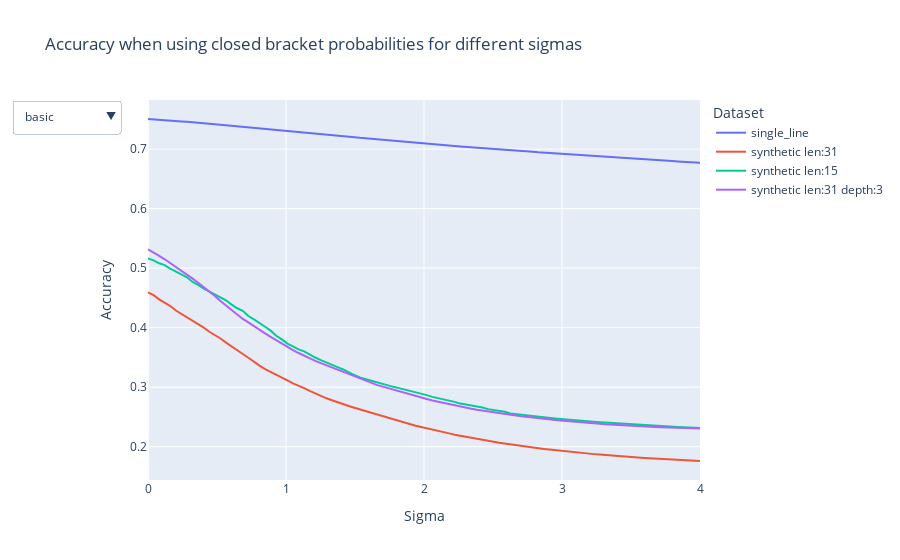

Notebook code cell kept with this figure:
### Code cell
traces = []
buttons = []

for j, dag_name in enumerate(dags.keys()):
    for i, dataset_name in enumerate(datasets.keys()):
        traces.append(
            go.Scatter(
                x=sigmas,
                y=accuracies_closed_prob[dataset_name][dag_name],
                name=dataset_name,
                mode="lines",
                hoverinfo="x+y",
                visible=(j == 0),
            )
        )
    buttons.append(
        dict(
            label=dag_name,
            method="update",
            args=[
                {
                    "visible": [False] * (j * len(datasets))
                    + [True] * len(datasets)
                    + [False] * (len(dags) * len(datasets) - (j + 1) * len(datasets))
                }
            ],
        )
    )


# Create layout
layout = go.Layout(
    title="Accuracy when using closed bracket probabilities for different sigmas",
    xaxis_title="Sigma",
    yaxis_title="Accuracy",
    legend_title="Dataset",
    updatemenus=[dict(buttons=buttons, active=0, showactive=True)],
)

fig = go.Figure(data=traces, layout=layout)
fig.show()
